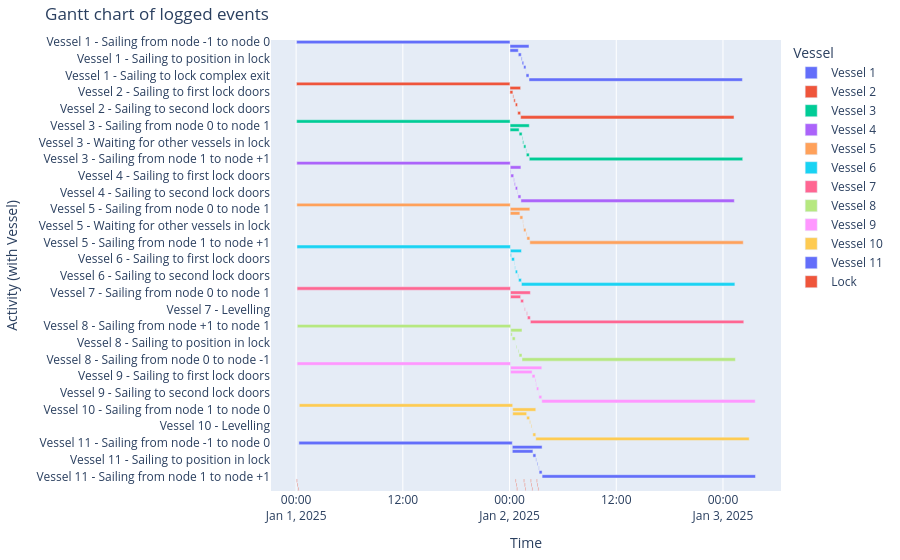

The code cell stored with this chart in its notebook:
### Markdown cell above
#### Gantt chart of event table

### Code cell
df_eventtable = opentnsim.core.logutils.logbook2eventtable([*vessels, lock.lock_chamber])
fig = generate_vessel_gantt_chart(df_eventtable)

### Figure 1 — Plotly figure (JSON) as saved in the notebook; plotly's stock layout.template omitted (floating-point values rounded to 4 significant figures)
{"data": [{"base": ["2025-01-01T00:02:59.091748000", "2025-01-02T00:02:59.091748000", "2025-01-02T00:02:59.091748000", "2025-01-02T00:58:59.141862000", "2025-01-02T01:18:59.141862000", "2025-01-02T01:24:39.314648000", "2025-01-02T01:35:27.910761000", "2025-01-02T01:50:28.000000000", "2025-01-02T01:51:16.596112000", "2025-01-02T02:11:16.596112000"], "hovertemplate": "object name=Vessel 1<br>start time=%{base}<br>stop time=%{x}<br>activity label=%{y}<extra></extra>", "legendgroup": "Vessel 1", "marker": {"color": "#636efa", "pattern": {"shape": ""}}, "name": "Vessel 1", "orientation": "h", "showlegend": true, "textposition": "auto", "type": "bar", "x": [86400000, 7697504, 3360050, 1200000, 340172, 648596, 900089, 48596, 1200000, 86400000], "xaxis": "x", "y": ["Vessel 1 - Sailing from node -1 to node 0", "Vessel 1 - Sailing from node 0 to node 1", "Vessel 1 - Waiting for lock operation", "Vessel 1 - Sailing to first lock doors", "Vessel 1 - Sailing to position in lock", "Vessel 1 - Waiting for other vessels in lock", "Vessel 1 - Levelling", "Vessel 1 - Sailing to second lock doors", "Vessel 1 - Sailing to lock complex exit", "Vessel 1 - Sailing from node 1 to node +1"], "yaxis": "y"}, {"base": ["2025-01-01T00:02:27.392402000", "2025-01-02T00:02:27.392402000", "2025-01-02T00:02:27.392402000", "2025-01-02T00:22:27.392402000", "2025-01-02T00:28:07.565188000", "2025-01-02T00:38:56.161300000", "2025-01-02T00:53:56.161300000", "2025-01-02T00:54:44.757412000", "2025-01-02T01:14:44.757412000"], "hovertemplate": "object name=Vessel 2<br>start time=%{base}<br>stop time=%{x}<br>activity label=%{y}<extra></extra>", "legendgroup": "Vessel 2", "marker": {"color": "#EF553B", "pattern": {"shape": ""}}, "name": "Vessel 2", "orientation": "h", "showlegend": true, "textposition": "auto", "type": "bar", "x": [86400000, 4337365, 1200000, 340172, 648596, 900000, 48596, 1200000, 86400000], "xaxis": "x", "y": ["Vessel 2 - Sailing from node +1 to node 1", "Vessel 2 - Sailing from node 1 to node 0", "Vessel 2 - Sailing to first lock doors", "Vessel 2 - Sailing to position in lock", "Vessel 2 - Waiting for other vessels in lock", "Vessel 2 - Levelling", "Vessel 2 - Sailing to second lock doors", "Vessel 2 - Sailing to lock complex exit", "Vessel 2 - Sailing from node 0 to node -1"], "yaxis": "y"}, {"base": ["2025-01-01T00:03:34.201066000", "2025-01-02T00:03:34.201066000", "2025-01-02T00:03:34.201066000", "2025-01-02T01:04:39.314649000", "2025-01-02T01:24:39.314649000", "2025-01-02T01:28:42.295211000", "2025-01-02T01:35:27.910761000", "2025-01-02T01:50:50.807775000", "2025-01-02T01:53:16.596112000", "2025-01-02T02:13:16.596112000"], "hovertemplate": "object name=Vessel 3<br>start time=%{base}<br>stop time=%{x}<br>activity label=%{y}<extra></extra>", "legendgroup": "Vessel 3", "marker": {"color": "#00cc96", "pattern": {"shape": ""}}, "name": "Vessel 3", "orientation": "h", "showlegend": true, "textposition": "auto", "type": "bar", "x": [86400000, 7782395, 3665113, 1200000, 242980, 405615, 900089, 145788, 1200000, 86400000], "xaxis": "x", "y": ["Vessel 3 - Sailing from node -1 to node 0", "Vessel 3 - Sailing from node 0 to node 1", "Vessel 3 - Waiting for lock operation", "Vessel 3 - Sailing to first lock doors", "Vessel 3 - Sailing to position in lock", "Vessel 3 - Waiting for other vessels in lock", "Vessel 3 - Levelling", "Vessel 3 - Sailing to second lock doors", "Vessel 3 - Sailing to lock complex exit", "Vessel 3 - Sailing from node 1 to node +1"], "yaxis": "y"}, {"base": ["2025-01-01T00:04:33.526756000", "2025-01-02T00:04:33.526756000", "2025-01-02T00:04:33.526756000", "2025-01-02T00:08:07.565188000", "2025-01-02T00:28:07.565188000", "2025-01-02T00:32:10.545750000", "2025-01-02T00:38:56.161300000", "2025-01-02T00:54:18.969076000", "2025-01-02T00:56:44.757413000", "2025-01-02T01:16:44.757413000"], "hovertemplate": "object name=Vessel 4<br>start time=%{base}<br>stop time=%{x}<br>activity label=%{y}<extra></extra>", "legendgroup": "Vessel 4", "marker": {"color": "#ab63fa", "pattern": {"shape": ""}}, "name": "Vessel 4", "orientation": "h", "showlegend": true, "textposition": "auto", "type": "bar", "x": [86400000, 4331230, 214038, 1200000, 242980, 405615, 900000, 145788, 1200000, 86400000], "xaxis": "x", "y": ["Vessel 4 - Sailing from node +1 to node 1", "Vessel 4 - Sailing from node 1 to node 0", "Vessel 4 - Waiting for lock operation", "Vessel 4 - Sailing to first lock doors", "Vessel 4 - Sailing to position in lock", "Vessel 4 - Waiting for other vessels in lock", "Vessel 4 - Levelling", "Vessel 4 - Sailing to second lock doors", "Vessel 4 - Sailing to lock complex exit", "Vessel 4 - Sailing from node 0 to node -1"], "yaxis": "y"}, {"base": ["2025-01-01T00:04:49.739476000", "2025-01-02T00:04:49.739476000", "2025-01-02T00:04:49.739476000", "2025-01-02T01:09:39.314649000", "2025-01-02T01:29:39.314649000", "2025-01-02T01:32:05.102986000", "2025-01-02T01:35:27.910761000", "2025-01-02T01:52:50.807775000", "2025-01-02T01:56:53.788337000", "2025-01-02T02:16:53.788337000"], "hovertemplate": "object name=Vessel 5<br>start time=%{base}<br>stop time=%{x}<br>activity label=%{y}<extra></extra>", "legendgroup": "Vessel 5", "marker": {"color": "#FFA15A", "pattern": {"shape": ""}}, "name": "Vessel 5", "orientation": "h", "showlegend": true, "textposition": "auto", "type": "bar", "x": [86400000, 7924048, 3889575, 1200000, 145788, 202807, 900089, 242980, 1200000, 86400000], "xaxis": "x", "y": ["Vessel 5 - Sailing from node -1 to node 0", "Vessel 5 - Sailing from node 0 to node 1", "Vessel 5 - Waiting for lock operation", "Vessel 5 - Sailing to first lock doors", "Vessel 5 - Sailing to position in lock", "Vessel 5 - Waiting for other vessels in lock", "Vessel 5 - Levelling", "Vessel 5 - Sailing to second lock doors", "Vessel 5 - Sailing to lock complex exit", "Vessel 5 - Sailing from node 1 to node +1"], "yaxis": "y"}, {"base": ["2025-01-01T00:05:44.510912000", "2025-01-02T00:05:44.510912000", "2025-01-02T00:05:44.510912000", "2025-01-02T00:13:07.565188000", "2025-01-02T00:33:07.565188000", "2025-01-02T00:35:33.353525000", "2025-01-02T00:38:56.161300000", "2025-01-02T00:56:18.969076000", "2025-01-02T01:00:21.949638000", "2025-01-02T01:20:21.949638000"], "hovertemplate": "object name=Vessel 6<br>start time=%{base}<br>stop time=%{x}<br>activity label=%{y}<extra></extra>", "legendgroup": "Vessel 6", "marker": {"color": "#19d3f3", "pattern": {"shape": ""}}, "name": "Vessel 6", "orientation": "h", "showlegend": true, "textposition": "auto", "type": "bar", "x": [86400000, 4477438, 443054, 1200000, 145788, 202807, 900000, 242980, 1200000, 86400000], "xaxis": "x", "y": ["Vessel 6 - Sailing from node +1 to node 1", "Vessel 6 - Sailing from node 1 to node 0", "Vessel 6 - Waiting for lock operation", "Vessel 6 - Sailing to first lock doors", "Vessel 6 - Sailing to position in lock", "Vessel 6 - Waiting for other vessels in lock", "Vessel 6 - Levelling", "Vessel 6 - Sailing to second lock doors", "Vessel 6 - Sailing to lock complex exit", "Vessel 6 - Sailing from node 0 to node -1"], "yaxis": "y"}, {"base": ["2025-01-01T00:06:22.129110000", "2025-01-02T00:06:22.129110000", "2025-01-02T00:06:22.129110000", "2025-01-02T01:14:39.314649000", "2025-01-02T01:34:39.314649000", "2025-01-02T01:40:28.000000000", "2025-01-02T01:54:50.807775000", "2025-01-02T02:00:30.980561000", "2025-01-02T02:20:30.980561000"], "hovertemplate": "object name=Vessel 7<br>start time=%{base}<br>stop time=%{x}<br>activity label=%{y}<extra></extra>", "legendgroup": "Vessel 7", "marker": {"color": "#FF6692", "pattern": {"shape": ""}}, "name": "Vessel 7", "orientation": "h", "showlegend": true, "textposition": "auto", "type": "bar", "x": [86400000, 8048851, 4097185, 1200000, 48596, 300000, 340172, 1200000, 86400000], "xaxis": "x", "y": ["Vessel 7 - Sailing from node -1 to node 0", "Vessel 7 - Sailing from node 0 to node 1", "Vessel 7 - Waiting for lock operation", "Vessel 7 - Sailing to first lock doors", "Vessel 7 - Sailing to position in lock", "Vessel 7 - Levelling", "Vessel 7 - Sailing to second lock doors", "Vessel 7 - Sailing to lock complex exit", "Vessel 7 - Sailing from node 1 to node +1"], "yaxis": "y"}, {"base": ["2025-01-01T00:08:12.568315000", "2025-01-02T00:08:12.568315000", "2025-01-02T00:08:12.568315000", "2025-01-02T00:18:07.565188000", "2025-01-02T00:38:07.565188000", "2025-01-02T00:43:56.161300000", "2025-01-02T00:58:18.969076000", "2025-01-02T01:03:59.141863000", "2025-01-02T01:23:59.141863000"], "hovertemplate": "object name=Vessel 8<br>start time=%{base}<br>stop time=%{x}<br>activity label=%{y}<extra></extra>", "legendgroup": "Vessel 8", "marker": {"color": "#B6E880", "pattern": {"shape": ""}}, "name": "Vessel 8", "orientation": "h", "showlegend": true, "textposition": "auto", "type": "bar", "x": [86400000, 4546573, 594996, 1200000, 48596, 300000, 340172, 1200000, 86400000], "xaxis": "x", "y": ["Vessel 8 - Sailing from node +1 to node 1", "Vessel 8 - Sailing from node 1 to node 0", "Vessel 8 - Waiting for lock operation", "Vessel 8 - Sailing to first lock doors", "Vessel 8 - Sailing to position in lock", "Vessel 8 - Levelling", "Vessel 8 - Sailing to second lock doors", "Vessel 8 - Sailing to lock complex exit", "Vessel 8 - Sailing from node 0 to node -1"], "yaxis": "y"}, {"base": ["2025-01-01T00:06:49.669908000", "2025-01-02T00:06:49.669908000", "2025-01-02T00:06:49.669908000", "2025-01-02T02:31:59.660221000", "2025-01-02T02:51:59.660221000", "2025-01-02T02:57:39.833008000", "2025-01-02T03:01:42.813570000", "2025-01-02T03:16:43.000000000", "2025-01-02T03:17:31.596112000", "2025-01-02T03:37:31.596112000"], "hovertemplate": "object name=Vessel 9<br>start time=%{base}<br>stop time=%{x}<br>activity label=%{y}<extra></extra>", "legendgroup": "Vessel 9", "marker": {"color": "#FF97FF", "pattern": {"shape": ""}}, "name": "Vessel 9", "orientation": "h", "showlegend": true, "textposition": "auto", "type": "bar", "x": [86400000, 12641926, 8709990, 1200000, 340172, 242980, 900186, 48596, 1200000, 86400000], "xaxis": "x", "y": ["Vessel 9 - Sailing from node -1 to node 0", "Vessel 9 - Sailing from node 0 to node 1", "Vessel 9 - Waiting for lock operation", "Vessel 9 - Sailing to first lock doors", "Vessel 9 - Sailing to position in lock", "Vessel 9 - Waiting for other vessels in lock", "Vessel 9 - Levelling", "Vessel 9 - Sailing to second lock doors", "Vessel 9 - Sailing to lock complex exit", "Vessel 9 - Sailing from node 1 to node +1"], "yaxis": "y"}, {"base": ["2025-01-01T00:21:11.223921000", "2025-01-02T00:21:11.223921000", "2025-01-02T00:21:11.223921000", "2025-01-02T01:55:30.891323000", "2025-01-02T02:15:30.891323000", "2025-01-02T02:26:11.064110000", "2025-01-02T02:36:11.064110000", "2025-01-02T02:36:59.660222000", "2025-01-02T02:56:59.660222000"], "hovertemplate": "object name=Vessel 10<br>start time=%{base}<br>stop time=%{x}<br>activity label=%{y}<extra></extra>", "legendgroup": "Vessel 10", "marker": {"color": "#FECB52", "pattern": {"shape": ""}}, "name": "Vessel 10", "orientation": "h", "showlegend": true, "textposition": "auto", "type": "bar", "x": [86400000, 9348436, 5659667, 1200000, 340172, 300000, 48596, 1200000, 86400000], "xaxis": "x", "y": ["Vessel 10 - Sailing from node +1 to node 1", "Vessel 10 - Sailing from node 1 to node 0", "Vessel 10 - Waiting for lock operation", "Vessel 10 - Sailing to first lock doors", "Vessel 10 - Sailing to position in lock", "Vessel 10 - Levelling", "Vessel 10 - Sailing to second lock doors", "Vessel 10 - Sailing to lock complex exit", "Vessel 10 - Sailing from node 0 to node -1"], "yaxis": "y"}, {"base": ["2025-01-01T00:18:35.156165000", "2025-01-02T00:18:35.156165000", "2025-01-02T00:18:35.156165000", "2025-01-02T02:37:39.833008000", "2025-01-02T02:57:39.833008000", "2025-01-02T03:06:43.000000000", "2025-01-02T03:17:05.807775000", "2025-01-02T03:19:31.596112000", "2025-01-02T03:39:31.596112000"], "hovertemplate": "object name=Vessel 11<br>start time=%{base}<br>stop time=%{x}<br>activity label=%{y}<extra></extra>", "legendgroup": "Vessel 11", "marker": {"color": "#636efa", "pattern": {"shape": ""}}, "name": "Vessel 11", "orientation": "h", "showlegend": true, "textposition": "auto", "type": "bar", "x": [86400000, 12056439, 8344676, 1200000, 242980, 300000, 145788, 1200000, 86400000], "xaxis": "x", "y": ["Vessel 11 - Sailing from node -1 to node 0", "Vessel 11 - Sailing from node 0 to node 1", "Vessel 11 - Waiting for lock operation", "Vessel 11 - Sailing to first lock doors", "Vessel 11 - Sailing to position in lock", "Vessel 11 - Levelling", "Vessel 11 - Sailing to second lock doors", "Vessel 11 - Sailing to lock complex exit", "Vessel 11 - Sailing from node 1 to node +1"], "yaxis": "y"}, {"base": ["2025-01-01T00:02:27.392402000", "2025-01-01T00:07:27.392402000", "2025-01-01T00:12:27.392402000", "2025-01-02T00:38:56.161300000", "2025-01-02T00:43:56.161300000", "2025-01-02T00:48:56.161300000", "2025-01-02T01:35:28.000000000", "2025-01-02T01:40:28.000000000", "2025-01-02T01:45:28.000000000", "2025-01-02T02:21:11.064110000", "2025-01-02T02:26:11.064110000", "2025-01-02T02:31:11.064110000", "2025-01-02T03:01:43.000000000", "2025-01-02T03:06:43.000000000", "2025-01-02T03:11:43.000000000"], "hovertemplate": "object name=Lock<br>start time=%{base}<br>stop time=%{x}<br>activity label=%{y}<extra></extra>", "legendgroup": "Lock", "marker": {"color": "#EF553B", "pattern": {"shape": ""}}, "name": "Lock", "orientation": "h", "showlegend": true, "textposition": "auto", "type": "bar", "x": [300000, 300000, 300000, 300000, 300000, 300000, 300000, 300000, 300000, 300000, 300000, 300000, 300000, 300000, 300000], "xaxis": "x", "y": ["Lock - Lock doors closing", "Lock - Lock chamber converting", "Lock - Lock doors opening", "Lock - Lock doors closing", "Lock - Lock chamber converting", "Lock - Lock doors opening", "Lock - Lock doors closing", "Lock - Lock chamber converting", "Lock - Lock doors opening", "Lock - Lock doors closing", "Lock - Lock chamber converting", "Lock - Lock doors opening", "Lock - Lock doors closing", "Lock - Lock chamber converting", "Lock - Lock doors opening"], "yaxis": "y"}], "layout": {"barmode": "overlay", "legend": {"title": {"text": "Vessel"}, "tracegroupgap": 0}, "margin": {"b": 20, "l": 20, "r": 20, "t": 40}, "title": {"text": "Gantt chart of logged events"}, "xaxis": {"anchor": "y", "domain": [0, 1], "title": {"text": "Time"}, "type": "date"}, "yaxis": {"anchor": "x", "autorange": "reversed", "domain": [0, 1], "title": {"text": "Activity (with Vessel)"}}}}
